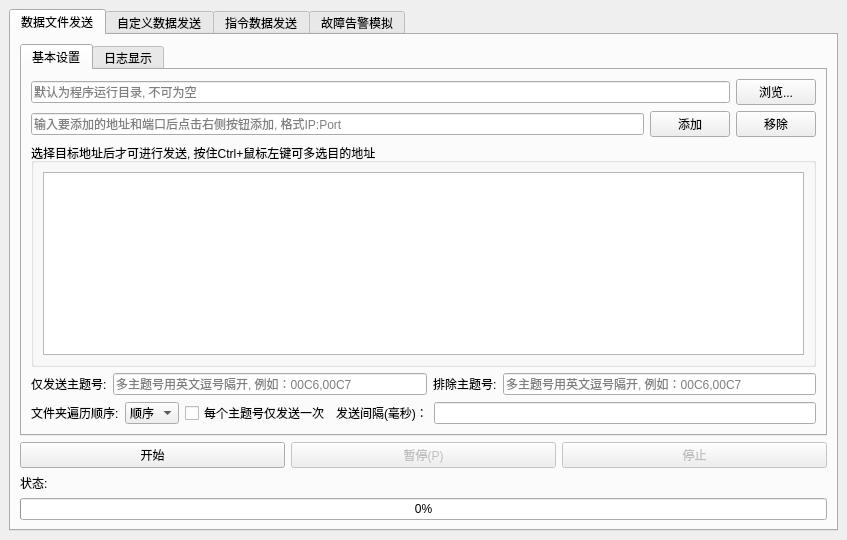
<?xml version="1.0" encoding="UTF-8"?>
<ui version="4.0">
 <class>MainWindow</class>
 <widget class="QMainWindow" name="MainWindow">
  <property name="geometry">
   <rect>
    <x>0</x>
    <y>0</y>
    <width>847</width>
    <height>540</height>
   </rect>
  </property>
  <property name="windowTitle">
   <string>Data Processor</string>
  </property>
  <widget class="QWidget" name="centralwidget">
   <layout class="QGridLayout" name="gridLayout_3">
    <item row="0" column="0">
     <layout class="QVBoxLayout" name="verticalLayout_5">
      <item>
       <widget class="QTabWidget" name="tabWidget_2">
        <property name="currentIndex">
         <number>0</number>
        </property>
        <widget class="QWidget" name="tab">
         <attribute name="title">
          <string>数据文件发送</string>
         </attribute>
         <layout class="QGridLayout" name="gridLayout_2">
          <item row="0" column="0">
           <layout class="QVBoxLayout" name="verticalLayout">
            <item>
             <widget class="QTabWidget" name="tabWidget">
              <widget class="QWidget" name="basicTab">
               <attribute name="title">
                <string>基本设置</string>
               </attribute>
               <layout class="QGridLayout" name="gridLayout_9">
                <item row="0" column="0">
                 <layout class="QHBoxLayout" name="horizontalLayout">
                  <item>
                   <widget class="QLineEdit" name="dirEdit">
                    <property name="placeholderText">
                     <string>默认为程序运行目录, 不可为空</string>
                    </property>
                   </widget>
                  </item>
                  <item>
                   <widget class="QPushButton" name="browseButton">
                    <property name="text">
                     <string>浏览...</string>
                    </property>
                   </widget>
                  </item>
                 </layout>
                </item>
                <item row="1" column="0">
                 <layout class="QHBoxLayout" name="horizontalLayout_2">
                  <item>
                   <widget class="QLineEdit" name="addrEdit">
                    <property name="placeholderText">
                     <string>输入要添加的地址和端口后点击右侧按钮添加, 格式IP:Port</string>
                    </property>
                   </widget>
                  </item>
                  <item>
                   <widget class="QPushButton" name="addAddrButton">
                    <property name="text">
                     <string>添加</string>
                    </property>
                   </widget>
                  </item>
                  <item>
                   <widget class="QPushButton" name="removeAddrButton">
                    <property name="text">
                     <string>移除</string>
                    </property>
                   </widget>
                  </item>
                 </layout>
                </item>
                <item row="2" column="0">
                 <widget class="QGroupBox" name="groupBox_3">
                  <property name="title">
                   <string>选择目标地址后才可进行发送, 按住Ctrl+鼠标左键可多选目的地址</string>
                  </property>
                  <layout class="QGridLayout" name="gridLayout_8">
                   <item row="0" column="0">
                    <widget class="QListWidget" name="addrList">
                     <property name="selectionMode">
                      <enum>QAbstractItemView::ExtendedSelection</enum>
                     </property>
                    </widget>
                   </item>
                  </layout>
                 </widget>
                </item>
                <item row="3" column="0">
                 <layout class="QHBoxLayout" name="horizontalLayout_3">
                  <item>
                   <widget class="QLabel" name="label">
                    <property name="text">
                     <string>仅发送主题号:</string>
                    </property>
                   </widget>
                  </item>
                  <item>
                   <widget class="QLineEdit" name="includeEdit">
                    <property name="placeholderText">
                     <string>多主题号用英文逗号隔开, 例如：00C6,00C7</string>
                    </property>
                   </widget>
                  </item>
                  <item>
                   <widget class="QLabel" name="label_2">
                    <property name="text">
                     <string>排除主题号:</string>
                    </property>
                   </widget>
                  </item>
                  <item>
                   <widget class="QLineEdit" name="excludeEdit">
                    <property name="placeholderText">
                     <string>多主题号用英文逗号隔开, 例如：00C6,00C7</string>
                    </property>
                   </widget>
                  </item>
                 </layout>
                </item>
                <item row="4" column="0">
                 <layout class="QHBoxLayout" name="horizontalLayout_4">
                  <item>
                   <widget class="QLabel" name="label_3">
                    <property name="text">
                     <string>文件夹遍历顺序:</string>
                    </property>
                   </widget>
                  </item>
                  <item>
                   <widget class="QComboBox" name="orderCombo">
                    <item>
                     <property name="text">
                      <string>顺序</string>
                     </property>
                    </item>
                    <item>
                     <property name="text">
                      <string>倒序</string>
                     </property>
                    </item>
                   </widget>
                  </item>
                  <item>
                   <widget class="QCheckBox" name="uniqueCheck">
                    <property name="text">
                     <string>每个主题号仅发送一次</string>
                    </property>
                   </widget>
                  </item>
                  <item>
                   <widget class="QLabel" name="label_4">
                    <property name="text">
                     <string>发送间隔(毫秒)：</string>
                    </property>
                   </widget>
                  </item>
                  <item>
                   <widget class="QLineEdit" name="sendIntervalEdit"/>
                  </item>
                 </layout>
                </item>
               </layout>
              </widget>
              <widget class="QWidget" name="logTab">
               <attribute name="title">
                <string>日志显示</string>
               </attribute>
               <layout class="QGridLayout" name="gridLayout">
                <item row="0" column="0">
                 <widget class="QTextEdit" name="logView">
                  <property name="readOnly">
                   <bool>true</bool>
                  </property>
                 </widget>
                </item>
               </layout>
              </widget>
             </widget>
            </item>
            <item>
             <layout class="QHBoxLayout" name="horizontalLayout_5">
              <item>
               <widget class="QPushButton" name="startButton">
                <property name="text">
                 <string>开始</string>
                </property>
               </widget>
              </item>
              <item>
               <widget class="QPushButton" name="pauseButton">
                <property name="enabled">
                 <bool>false</bool>
                </property>
                <property name="text">
                 <string>暂停(P)</string>
                </property>
               </widget>
              </item>
              <item>
               <widget class="QPushButton" name="stopButton">
                <property name="enabled">
                 <bool>false</bool>
                </property>
                <property name="text">
                 <string>停止</string>
                </property>
               </widget>
              </item>
             </layout>
            </item>
            <item>
             <widget class="QLabel" name="statusLabel">
              <property name="text">
               <string>状态:</string>
              </property>
             </widget>
            </item>
            <item>
             <widget class="QProgressBar" name="progressBar">
              <property name="value">
               <number>0</number>
              </property>
             </widget>
            </item>
           </layout>
          </item>
         </layout>
        </widget>
        <widget class="QWidget" name="tab_2">
         <attribute name="title">
          <string>自定义数据发送</string>
         </attribute>
         <layout class="QGridLayout" name="gridLayout_7">
          <item row="0" column="0">
           <layout class="QGridLayout" name="gridLayout_6">
            <item row="0" column="0">
             <widget class="QGroupBox" name="groupBox">
              <property name="title">
               <string>十六进制原始数据(每行一个数据帧)：</string>
              </property>
              <layout class="QGridLayout" name="gridLayout_5">
               <item row="0" column="0">
                <layout class="QVBoxLayout" name="verticalLayout_6">
                 <item>
                  <layout class="QVBoxLayout" name="verticalLayout_3">
                   <item>
                    <widget class="QLabel" name="label_5">
                     <property name="text">
                      <string>格式参考(带不带分隔符均可)：</string>
                     </property>
                    </widget>
                   </item>
                   <item>
                    <widget class="QLineEdit" name="lineEdit">
                     <property name="text">
                      <string>80:21:00:C6:00:21:00:BA:F9:4C:00:00:00:00:00:00:00:00:00:00:00:00:00:00:00:00:00:00:00:00:00:00:00:00:00:00:00:00:01:00:00:00:00:02:8A:03</string>
                     </property>
                     <property name="readOnly">
                      <bool>true</bool>
                     </property>
                    </widget>
                   </item>
                  </layout>
                 </item>
                 <item>
                  <widget class="QTextEdit" name="textEdit">
                   <property name="placeholderText">
                    <string>请输入需要发送的原始数据...</string>
                   </property>
                  </widget>
                 </item>
                </layout>
               </item>
              </layout>
             </widget>
            </item>
            <item row="1" column="0">
             <widget class="QGroupBox" name="groupBox_2">
              <property name="title">
               <string>发送日志：</string>
              </property>
              <layout class="QGridLayout" name="gridLayout_4">
               <item row="0" column="0">
                <widget class="QTextEdit" name="textEdit_2"/>
               </item>
              </layout>
             </widget>
            </item>
            <item row="2" column="0">
             <layout class="QVBoxLayout" name="verticalLayout_4">
              <item>
               <layout class="QHBoxLayout" name="horizontalLayout_7">
                <item>
                 <widget class="QLabel" name="label_7">
                  <property name="text">
                   <string>发送到(地址:端口号)：</string>
                  </property>
                 </widget>
                </item>
                <item>
                 <widget class="QLineEdit" name="addrEdit_2">
                  <property name="text">
                   <string>239.255.1.21:9221</string>
                  </property>
                  <property name="placeholderText">
                   <string>IP:Port</string>
                  </property>
                  <property name="clearButtonEnabled">
                   <bool>true</bool>
                  </property>
                 </widget>
                </item>
               </layout>
              </item>
              <item>
               <layout class="QHBoxLayout" name="horizontalLayout_6">
                <item>
                 <widget class="QLabel" name="label_6">
                  <property name="text">
                   <string>发送间隔(毫秒)：</string>
                  </property>
                 </widget>
                </item>
                <item>
                 <widget class="QLineEdit" name="sendIntervalEdit_2">
                  <property name="text">
                   <string>1000</string>
                  </property>
                  <property name="clearButtonEnabled">
                   <bool>true</bool>
                  </property>
                 </widget>
                </item>
                <item>
                 <widget class="QCheckBox" name="uniqueCheck_2">
                  <property name="text">
                   <string>是否循环发送</string>
                  </property>
                 </widget>
                </item>
               </layout>
              </item>
              <item>
               <layout class="QHBoxLayout" name="horizontalLayout_8">
                <item>
                 <widget class="QPushButton" name="startButton_2">
                  <property name="text">
                   <string>开始</string>
                  </property>
                 </widget>
                </item>
                <item>
                 <widget class="QPushButton" name="pauseButton_2">
                  <property name="enabled">
                   <bool>false</bool>
                  </property>
                  <property name="text">
                   <string>暂停(P)</string>
                  </property>
                 </widget>
                </item>
                <item>
                 <widget class="QPushButton" name="stopButton_2">
                  <property name="enabled">
                   <bool>false</bool>
                  </property>
                  <property name="text">
                   <string>停止</string>
                  </property>
                 </widget>
                </item>
               </layout>
              </item>
             </layout>
            </item>
           </layout>
          </item>
         </layout>
        </widget>
        <widget class="OrderSendWidget" name="tab_3">
         <attribute name="title">
          <string>指令数据发送</string>
         </attribute>
        </widget>
        <widget class="faultAlarmWidget" name="tab_FaultAlarmWidget">
         <attribute name="title">
          <string>故障告警模拟</string>
         </attribute>
        </widget>
       </widget>
      </item>
     </layout>
    </item>
   </layout>
  </widget>
  <action name="action_2">
   <property name="text">
    <string>科技蓝</string>
   </property>
  </action>
 </widget>
 <customwidgets>
  <customwidget>
   <class>OrderSendWidget</class>
   <extends>QWidget</extends>
   <header>orderSend/ordersendwidget.h</header>
   <container>1</container>
  </customwidget>
  <customwidget>
   <class>faultAlarmWidget</class>
   <extends>QWidget</extends>
   <header>faultAlarmWidget/faultalarmwidget.h</header>
   <container>1</container>
  </customwidget>
 </customwidgets>
 <resources/>
 <connections/>
</ui>
